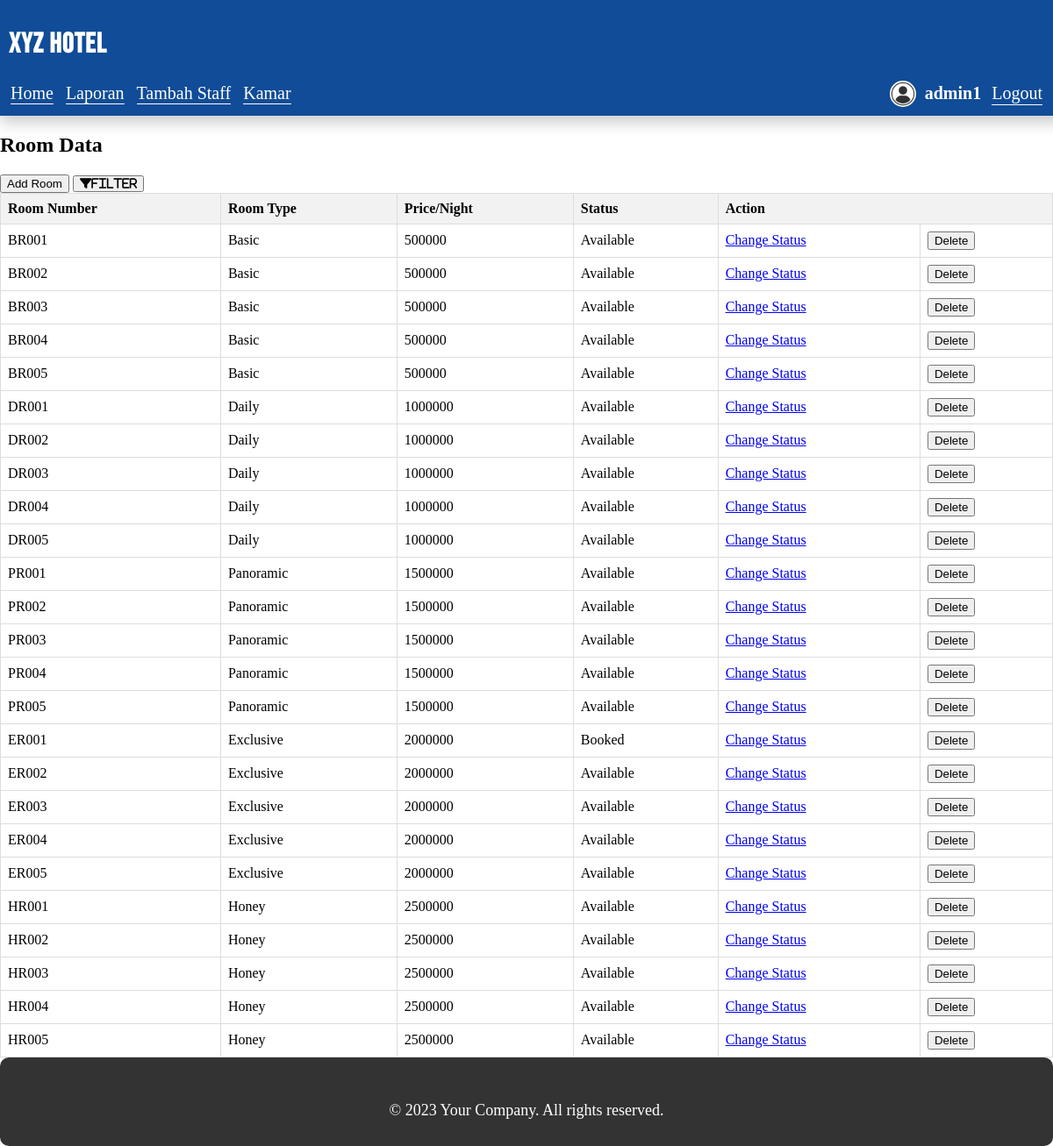
The app's page /owner/ruang.php (signed in) with its own data.
### tables this page shows
CREATE TABLE `room` (
  `id_room` varchar(10) NOT NULL,
  `tipe_room` varchar(10) NOT NULL,
  `harga_room` int(100) NOT NULL,
  `status` varchar(10) NOT NULL
);

### owner/ruang.php (the view, shortened to what this page needs)
<?php
require_once("../koneksi.php");
$filter = "";
$sql = "SELECT * FROM room $filter ORDER BY harga_room ASC, id_room ASC";
$result = $koneksi->query($sql);
?>
<!DOCTYPE html>
<html lang="en">
<head>
    <link href="../assets/vendor/fontawesome-free/css/all.min.css" rel="stylesheet" type="text/css">
    <link rel="stylesheet" href="../assets/css/navbar.css">
</head>
<body>
<?php include 'navbar.php' ?>
    <h2>Room Data</h2>
    <button onclick="window.location.href='add_room.php'">Add Room</button>
    <button class="fa fa-filter" onclick="togglePopup()">Filter</button>
    <table>
        <tr>
            <th>Room Number</th>
            <th>Room Type</th>
            <th>Price/Night</th>
            <th>Status</th>
            <th colspan="2">Action</th>
        </tr>
        <?php
        if ($result->num_rows > 0) {
            while($row = $result->fetch_assoc()) {
                echo "<tr>";
                echo "<td>" . $row["id_room"] . "</td>";
                echo "<td>" . $row["tipe_room"] . "</td>";
                echo "<td>" . $row["harga_room"] . "</td>";
                echo "<td>" . $row["status"] . "</td>";
                echo "<td><a href='ubah_status.php?id=" . $row["id_room"] . "' class='status-change-link'>Change Status</a></td>";
                echo "<td>
                        <form method='post'> <input type='hidden' name='hapus_id' value='" . $row["id_room"] . "'>
                        <button type='submit' name='hapus_btn'>Delete</button>
                        </form>
                     </td>";
                echo "</tr>";
            }
        } else {
            echo "<tr><td colspan='6'>No rooms found</td></tr>";
        }
        ?>
    </table>
<footer class="foot">
<div class="footer-bottom">
            <p>&copy; 2023 Your Company. All rights reserved.</p>
          </div>
</footer>
</body>
</html>

### assets/css/navbar.css (style rules this page uses)
body { margin: 0; padding: 0; }
.foot { position: relative; bottom: -0; font-size: 18px; width: 100%; background-color: #333; color: #fff; padding: 30px 0; border-radius: 10px; }
.footer-bottom { margin-top: 20px; text-align: center; }
.footer-bottom p { margin: 0; }

### owner/ruang.php (style rules this page uses)
table { width: 100%; border-collapse: collapse; }
th, td { border: 1px solid #dddddd; text-align: left; padding: 8px; }
th { background-color: #f2f2f2; }

### records on screen
room: id_room "BR001", tipe_room "Basic", harga_room "500000", status "Available"
room: id_room "BR002", tipe_room "Basic", harga_room "500000", status "Available"
room: id_room "BR003", tipe_room "Basic", harga_room "500000", status "Available"
room: id_room "BR004", tipe_room "Basic", harga_room "500000", status "Available"
room: id_room "BR005", tipe_room "Basic", harga_room "500000", status "Available"
room: id_room "DR001", tipe_room "Daily", harga_room "1000000", status "Available"
room: id_room "DR002", tipe_room "Daily", harga_room "1000000", status "Available"
room: id_room "DR003", tipe_room "Daily", harga_room "1000000", status "Available"
room: id_room "DR004", tipe_room "Daily", harga_room "1000000", status "Available"
room: id_room "DR005", tipe_room "Daily", harga_room "1000000", status "Available"
room: id_room "PR001", tipe_room "Panoramic", harga_room "1500000", status "Available"
room: id_room "PR002", tipe_room "Panoramic", harga_room "1500000", status "Available"
room: id_room "PR003", tipe_room "Panoramic", harga_room "1500000", status "Available"
room: id_room "PR004", tipe_room "Panoramic", harga_room "1500000", status "Available"
room: id_room "PR005", tipe_room "Panoramic", harga_room "1500000", status "Available"
room: id_room "ER001", tipe_room "Exclusive", harga_room "2000000", status "Booked"
room: id_room "ER002", tipe_room "Exclusive", harga_room "2000000", status "Available"
room: id_room "ER003", tipe_room "Exclusive", harga_room "2000000", status "Available"
room: id_room "ER004", tipe_room "Exclusive", harga_room "2000000", status "Available"
room: id_room "ER005", tipe_room "Exclusive", harga_room "2000000", status "Available"
room: id_room "HR001", tipe_room "Honey", harga_room "2500000", status "Available"
room: id_room "HR002", tipe_room "Honey", harga_room "2500000", status "Available"
room: id_room "HR003", tipe_room "Honey", harga_room "2500000", status "Available"
room: id_room "HR004", tipe_room "Honey", harga_room "2500000", status "Available"
room: id_room "HR005", tipe_room "Honey", harga_room "2500000", status "Available"

### other values on screen
$_SESSION['username'] "admin1"
